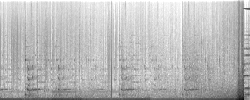
#> input picture Project/fma_small_img/001075.png, 250 x 100 px; its folder holds only this picture in this run
$ python 'NeuralNetwork _GPU.py' fma_small_img/001075.png
#> lines starting #> are read from the running program, lines starting #| are printed output that depends on the picture
import numpy as np
import sys
import time
import matplotlib.pyplot as plt
import random
from PIL import Image
import os
from numba import jit, cuda

# Layer class that represent each layer in the neural network
class Layer:

    # [46 lines left out: functions __init__, assign_weights, forward_single, backward_single, not called in this run]

class NN:
    def __init__(self, files, testMode=False):
        self.testMode = testMode
        self.label_dict = {
            "Hip-Hop": 0,
            "Pop" : 1,
            "Folk": 2,
            "Experimental" : 3,
            "Rock" : 4,
            "International" : 5,
            "Electronic" : 6,
            "Instrumental" : 7
        }
        train_image, train_label, test_image, test_label = self.parse(files)

        self.train_image = train_image
        self.train_label = train_label
        self.test_image = test_image
        self.test_label = test_label
        self.network = []

    # Initialize the hyperparameters (model, learning rate, batch size, epochs)
    # [10 lines left out: function hyper_param_init, not called in this run]

    # Parse all the files specified by command line
    def parse(self, files, t_label_file = "test_label.csv"):
#> called with t_label_file = 'test_label.csv'
        if self.testMode == True:
            print("Parsing start...")
            start = time.time()

        images, labels = ({} for i in range(2))
        ordered_images, ordered_labels = ([] for i in range(2))

        for subdir, dirs, img_files in os.walk(files[0]):
            for img_file in img_files:
                filepath = subdir + os.sep + img_file
                if(filepath.endswith("png")):
                    # print(filepath)
                    filename = img_file[:-4]
                    img = Image.open(filepath).convert('L').resize((150,60))
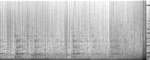
#> img: PIL image 150x60 L; min 14, max 255, mean 186.8
                    # img = [int(i)/255.0 for i in img]
                    np_img = np.asarray(img).flatten()
#> np_img = 9000 values, max 255 at index 3, min 14 at index 8995, mean 186.8
                    np_img = np.array([int(i)/255.0 for i in np_img])
#> np_img = 9000 values, max 1 at index 3, min 0.0549 at index 8995, mean 0.733
                    # np_img = np.asarray(img)
                    # print(np_img.shape)
                    images[filename] = np_img

#> (the run stopped early here; a loop or call above may not have finished)

$ run again, on Project/fma_small_img/004067.png
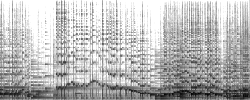
#> input picture Project/fma_small_img/004067.png, 250 x 100 px
#> in parse, `img = Image.open(filepath).convert('L').resize((150,60))`:
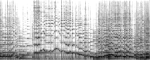
#> img: PIL image 150x60 L; min 10, max 255, mean 185.9
#> in parse, `np_img = np.asarray(img).flatten()`: np_img = 9000 values, max 255 at index 2, min 10 at index 8515, mean 185.9
#> in parse, `np_img = np.array([int(i)/255.0 for i in np_img])`: np_img = 9000 values, max 1 at index 2, min 0.0392 at index 8515, mean 0.729

$ run again, on Project/fma_small_img/006782.png
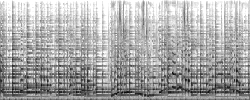
#> input picture Project/fma_small_img/006782.png, 250 x 100 px
#> in parse, `img = Image.open(filepath).convert('L').resize((150,60))`:
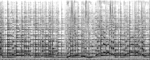
#> img: PIL image 150x60 L; min 30, max 255, mean 170.9
#> in parse, `np_img = np.asarray(img).flatten()`: np_img = 9000 values, max 255 at index 3, min 30 at index 7904, mean 170.9
#> in parse, `np_img = np.array([int(i)/255.0 for i in np_img])`: np_img = 9000 values, max 1 at index 3, min 0.118 at index 7904, mean 0.67

$ run again, on Project/fma_small_img/008345.png
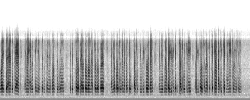
#> input picture Project/fma_small_img/008345.png, 250 x 100 px
#> in parse, `img = Image.open(filepath).convert('L').resize((150,60))`:
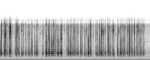
#> img: PIL image 150x60 L; min 21, max 255, mean 189.1
#> in parse, `np_img = np.asarray(img).flatten()`: np_img = 9000 values, max 255 at index 0, min 21 at index 7861, mean 189.1
#> in parse, `np_img = np.array([int(i)/255.0 for i in np_img])`: np_img = 9000 values, max 1 at index 0, min 0.0824 at index 7861, mean 0.742

$ run again, on Project/fma_small_img/001193.png
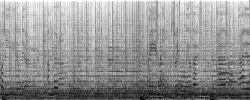
#> input picture Project/fma_small_img/001193.png, 250 x 100 px
#> in parse, `img = Image.open(filepath).convert('L').resize((150,60))`:
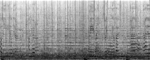
#> img: PIL image 150x60 L; min 15, max 255, mean 149.1
#> in parse, `np_img = np.asarray(img).flatten()`: np_img = 9000 values, max 255 at index 12, min 15 at index 8784, mean 149.1
#> in parse, `np_img = np.array([int(i)/255.0 for i in np_img])`: np_img = 9000 values, max 1 at index 12, min 0.0588 at index 8784, mean 0.585
